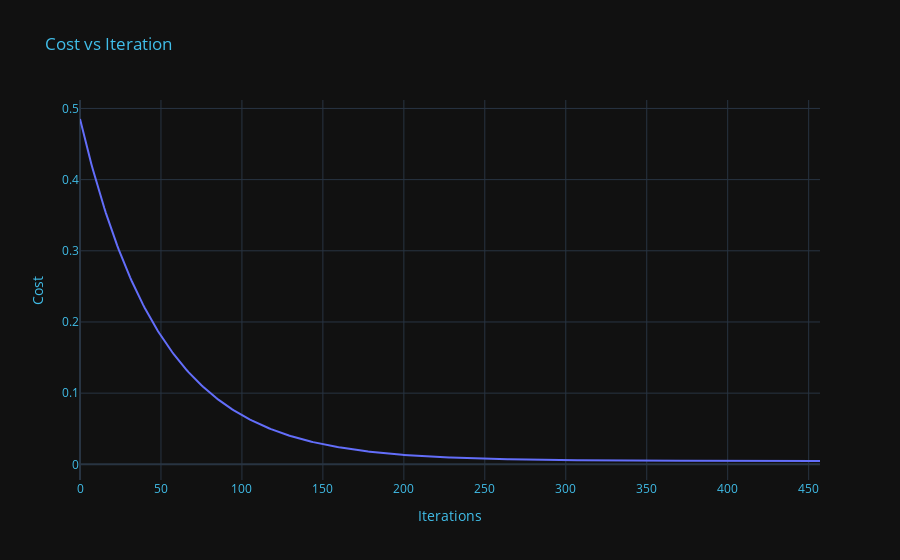

Notebook code for this chart:
### Code cell
rl = LinearRegression(
    learning_rate=0.01,
)
costs = rl.fit(X_train, y_train, iterations=10000)

### Figure 1 — Plotly figure (JSON) as saved in the notebook; plotly's stock layout.template omitted (floating-point values rounded to 4 significant figures; data arrays with more than 128 entries replaced by an {"elided": "..."} marker saying what was removed)
{"data": [{"hovertemplate": "x=%{x}<br>y=%{y}<extra></extra>", "legendgroup": "", "line": {"color": "#636efa", "dash": "solid"}, "marker": {"symbol": "circle"}, "mode": "lines", "name": "", "orientation": "v", "showlegend": false, "type": "scatter", "x": {"elided": "458 int values"}, "xaxis": "x", "y": {"elided": "458 float values"}, "yaxis": "y"}], "layout": {"legend": {"tracegroupgap": 0}, "title": {"font": {"color": "#41BEE9"}, "text": "Cost vs Iteration"}, "xaxis": {"anchor": "y", "color": "#41BEE9", "domain": [0, 1], "title": {"text": "Iterations"}}, "yaxis": {"anchor": "x", "color": "#41BEE9", "domain": [0, 1], "title": {"text": "Cost"}}}}
